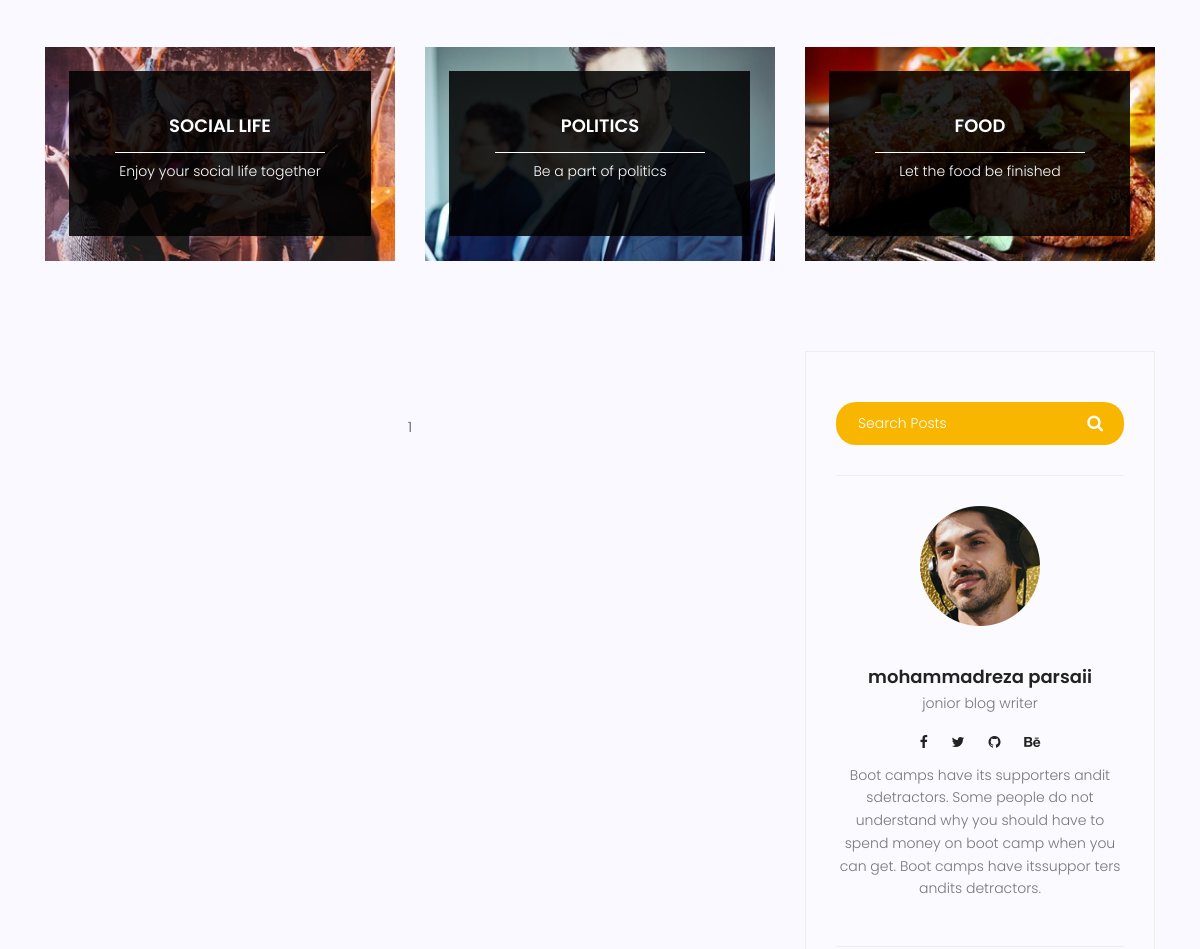
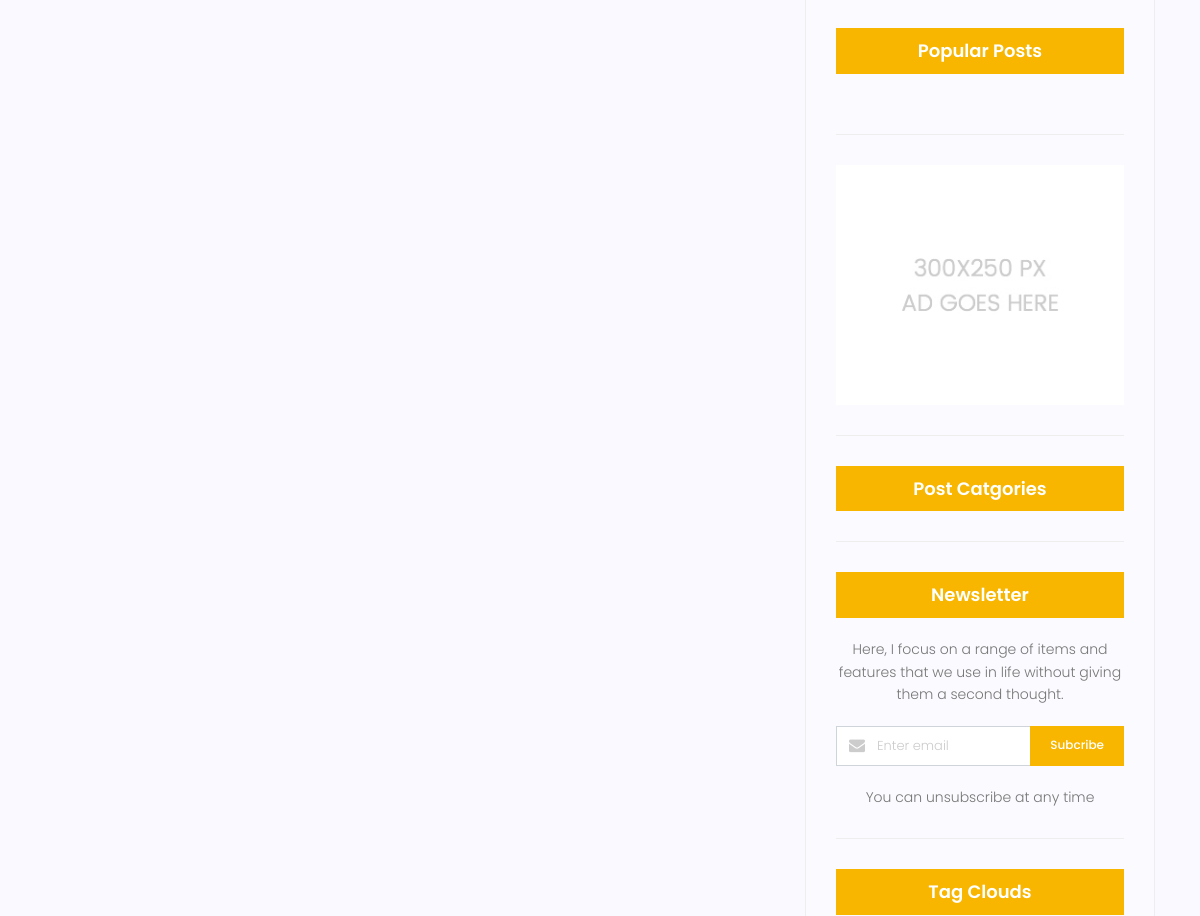
Before: /blog/author/ahmad (middle part) with the older database file (2 pictures, top to bottom).
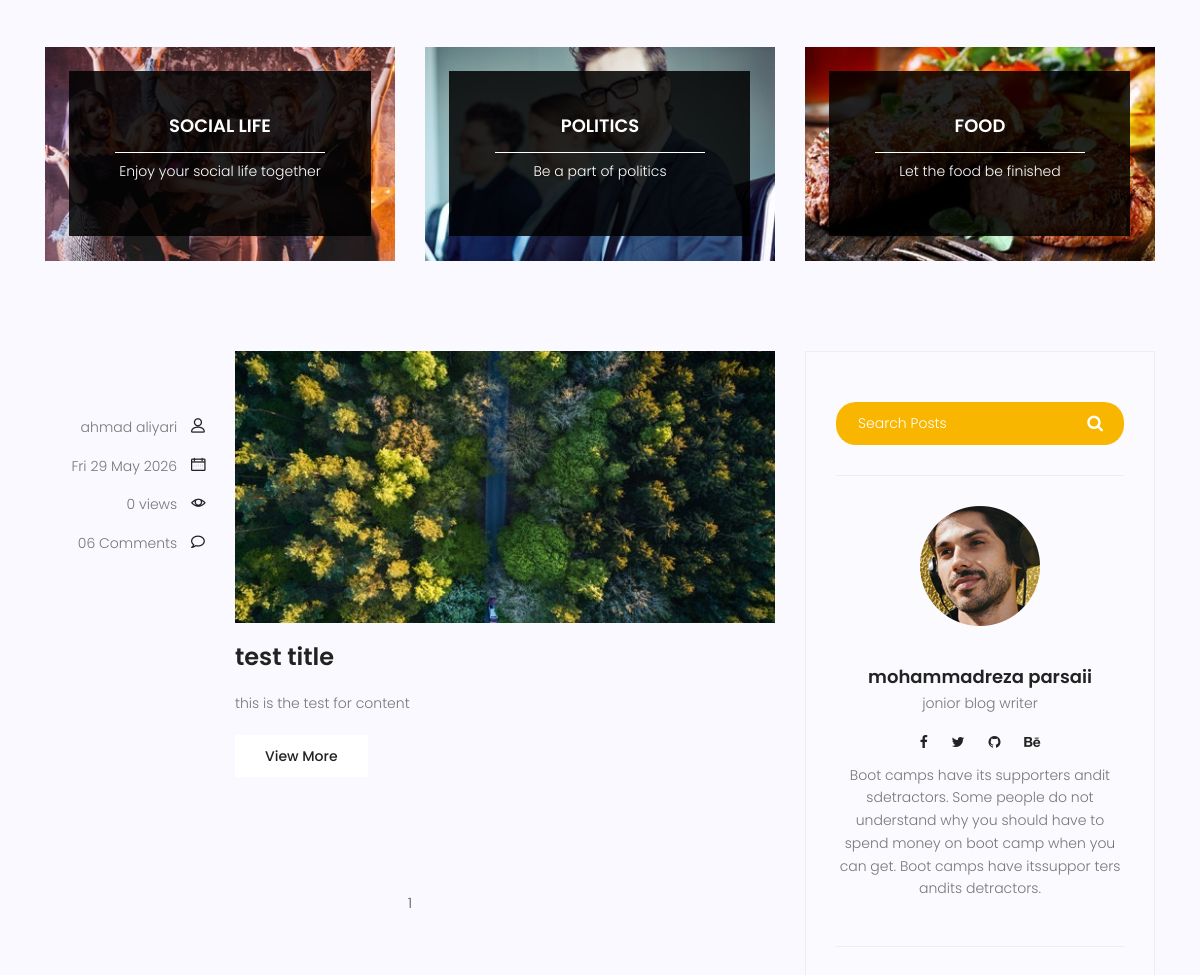
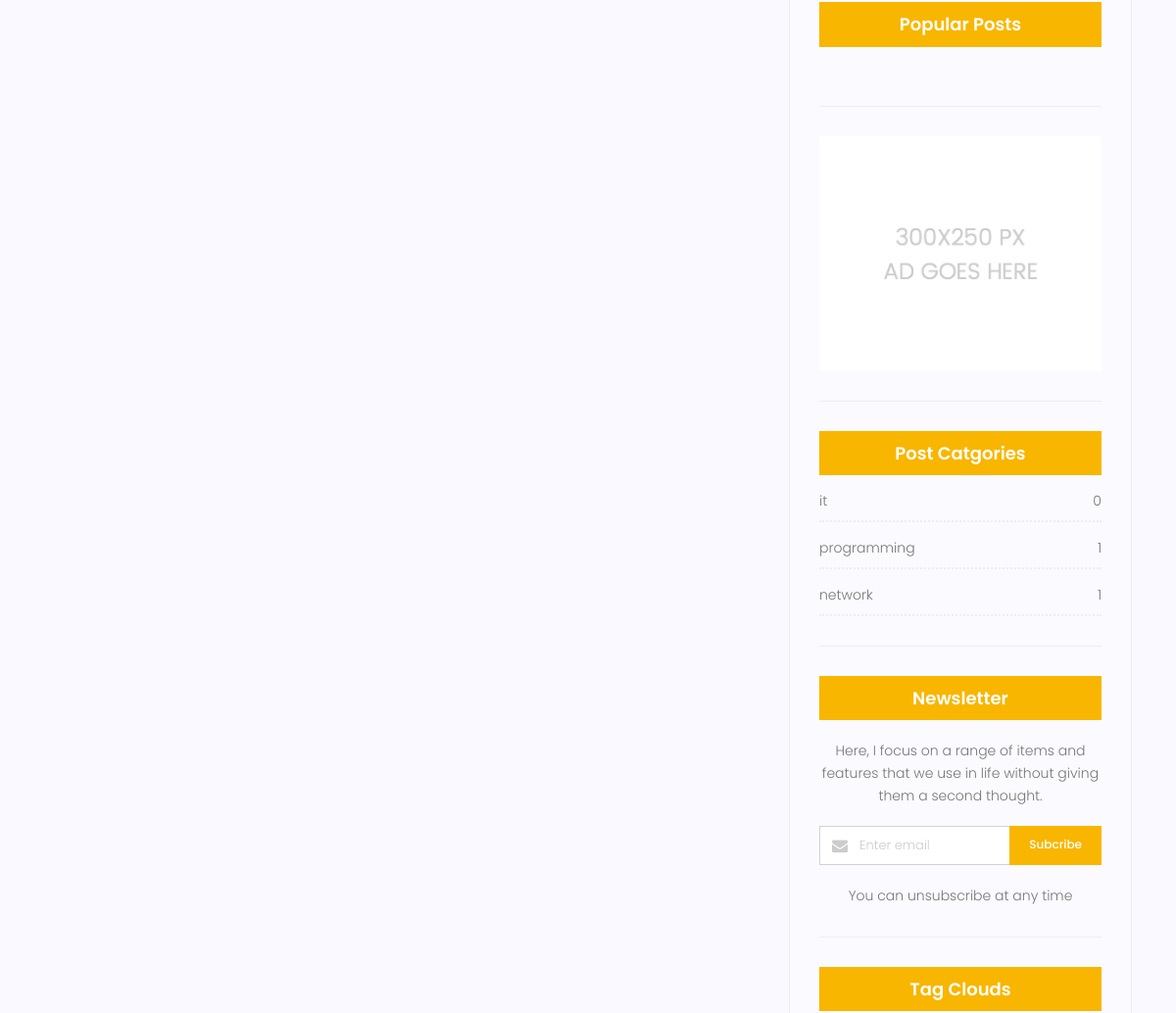
After: the same page with the newer database file (2 pictures, top to bottom).
### blog/models.py (models this page shows, shortened)
class post(models.Model):
    image = models.ImageField(upload_to='blog/',default='blog/default.jpg')
    author = models.ForeignKey(User,on_delete=models.SET_NULL,null=True)
    title = models.CharField(max_length=255)
    content = models.TextField()
    category = models.ManyToManyField(Category)
    counted_views = models.IntegerField(default=0)
    status = models.BooleanField(default=False)
    published_date = models.DateTimeField(null=True)
    created_date = models.DateField(auto_now_add=True)
    updated_date = models.DateField(auto_now=True)
    class Meta:
        ordering = ['created_date']

class Category(models.Model):
    name = models.CharField(max_length=50)
    def __str__(self):
        return self.name

### blog/views.py (the view)
# urls.py: path('',blog_view,name = 'home'),
def blog_view(request,cat_name=None,author_username=None):
    posts = post.objects.filter(status=True)
    if cat_name:
        posts: BaseManager[post] = posts.filter(category__name=cat_name)
    if author_username:
        posts: BaseManager[post] = posts.filter(author__username = author_username)
    posts = Paginator(posts,3)
    try:
        page_number = request.GET.get('page')
        posts = posts.get_page(page_number)
    except PageNotAnInteger:
        posts = posts.get_page(1)
    except EmptyPage:
       posts = posts.get_page(posts.num_pages)
    context = {'posts':posts}
    return render(request,'blog/blog-home.html',context)

### blog/templatetags/blog_tags.py (called while the page is built)
@register.inclusion_tag("blog/latest-post.html")
def latestpost():
    posts = post.objects.filter(status=True).order_by('published_date')[:3]

@register.inclusion_tag("blog/post-category.html")
def postcategories():
    posts = post.objects.filter(status=True)
    categories = Category.objects.all()
    cat_dict = {}
    for name in categories:
        cat_dict[name] = posts.filter(category = name).count()
    return {'categories' : cat_dict}

### templates/blog/blog-home.html (shortened to what this page needs)
{% extends 'base.html' %} {% load static %} {% load blog_tags %} {% block content %}
<section class="top-category-widget-area pt-90 pb-90 ">
    <div class="container">
        <div class="row">
            <div class="col-lg-4">
                <div class="single-cat-widget">
                    <div class="content relative">
                        <div class="overlay overlay-bg"></div>
                        <a href="#" target="_blank">
                            <div class="thumb">
                                <img class="content-image img-fluid d-block mx-auto" src="{% static 'img/blog/cat-widget1.jpg'%}" alt="">
                            </div>
                            <div class="content-details">
                                <h4 class="content-title mx-auto text-uppercase">Social life</h4>
                                <span></span>
                                <p>Enjoy your social life together</p>
                            </div>
                        </a>
                    </div>
                </div>
            </div>
            <div class="col-lg-4">
                <div class="single-cat-widget">
                    <div class="content relative">
                        <div class="overlay overlay-bg"></div>
                        <a href="#" target="_blank">
                            <div class="thumb">
                                <img class="content-image img-fluid d-block mx-auto" src="{% static 'img/blog/cat-widget2.jpg'%}" alt="">
                            </div>
                            <div class="content-details">
                                <h4 class="content-title mx-auto text-uppercase">Politics</h4>
                                <span></span>
                                <p>Be a part of politics</p>
                            </div>
                        </a>
                    </div>
                </div>
            </div>
            <div class="col-lg-4">
                <div class="single-cat-widget">
                    <div class="content relative">
                        <div class="overlay overlay-bg"></div>
                        <a href="#" target="_blank">
                            <div class="thumb">
                                <img class="content-image img-fluid d-block mx-auto" src="{% static 'img/blog/cat-widget3.jpg'%}" alt="">
                            </div>
                            <div class="content-details">
                                <h4 class="content-title mx-auto text-uppercase">Food</h4>
                                <span></span>
                                <p>Let the food be finished</p>
                            </div>
                        </a>
                    </div>
                </div>
            </div>
        </div>
    </div>
</section>
<section class="post-content-area">
    <div class="container">
        <div class="row">
            <div class="col-lg-8 posts-list">
                {% for post in posts %}
                <div class="single-post row">
                    <div class="col-lg-3  col-md-3 meta-details">
                        <div class="user-details row">
                            <p class="user-name col-lg-12 col-md-12 col-6"><a href="{% url 'blog:author' author_username=post.author.username %}">{{post.author.get_full_name}}</a> <span class="lnr lnr-user"></span></p>
                            <p class="date col-lg-12 col-md-12 col-6"><a href="#">{{post.published_date | date:"D d M Y"}}</a> <span class="lnr lnr-calendar-full"></span></p>
                            <p class="view col-lg-12 col-md-12 col-6"><a href="#">{{post.counted_views}} views </a> <span class="lnr lnr-eye"></span></p>
                            <p class="comments col-lg-12 col-md-12 col-6"><a href="#">06 Comments</a> <span class="lnr lnr-bubble"></span></p>
                        </div>
                    </div>
                    <div class="col-lg-9 col-md-9 ">
                        <div class="feature-img">
                            <img class="img-fluid" src="{{post.image.url}}" alt="">
                        </div>
                        <a class="posts-title" href="{% url 'blog:single' pid=post.id %}">
                            <h3>{{post.title}}</h3>
                        </a>
                        <p class="excert">
                            {{post.content|truncatewords:100}}
                        </p>
                        <a href="/blog/{{post.id}}" class="primary-btn">View More</a>
                    </div>
                </div>
                {% endfor %}
                <nav class="blog-pagination justify-content-center d-flex">
                    <ul class="pagination">
                        {% for i in posts.paginator.page_range %}
                        {% if posts.number == i %}
                            <li class="page-item"><a href="?page={{i}}" class="page-link">{{i}}</a></li>
                                {% else %}
                                <li class="page-item"><a href="?page={{i}}" class="page-link">{{i}}</a></li>
                        {% endif %}
                        {% endfor %}
                    </ul>
                </nav>
            </div>
            <div class="col-lg-4 sidebar-widgets">
                <div class="widget-wrap">
                    {% include 'blog/blog-search.html' %}
                    {% include 'blog/blog-writer.html' %}
                    {% latestpost %}
                    {% include 'blog/blog-ads.html' %}
                    {% postcategories %}
                    {% include 'blog/blog-newsletter.html' %}
                    {% include 'blog/blog-tag-clouds.html' %}
                </div>
            </div>
        </div>
    </div>
</section>
{% endblock content %}

### templates/base.html (shortened to what this page needs)
{% load static %}
<!DOCTYPE html>
<html lang="zxx" class="no-js">
<head>
    <link rel="stylesheet" href="{% static 'css/linearicons.css' %}">
    <link rel="stylesheet" href="{% static 'css/font-awesome.min.css' %}">
    <link rel="stylesheet" href="{% static 'css/bootstrap.css' %}">
    <link rel="stylesheet" href="{% static 'css/magnific-popup.css' %}">
    <link rel="stylesheet" href="{% static 'css/jquery-ui.css' %}">
    <link rel="stylesheet" href="{% static 'css/nice-select.css' %}">
    <link rel="stylesheet" href="{% static 'css/animate.min.css' %}">
    <link rel="stylesheet" href="{% static 'css/owl.carousel.css' %}">
    <link rel="stylesheet" href="{% static 'css/main.css' %}">
</head>
<body>
    {% block content %} {% endblock content %}
</body>
</html>

### templates/blog/blog-search.html
{% load static %}
<div class="single-sidebar-widget search-widget">
                        <form class="search-form" action="{% url 'blog:search' %}" method="get">
                            <input placeholder="Search Posts" name="s" type="text" onfocus="this.placeholder = ''" onblur="this.placeholder = 'Search Posts'">
                            <button type="submit"><i class="fa fa-search"></i></button>
                        </form>
                    </div>

### templates/blog/blog-writer.html
{% load static %}
<div class="single-sidebar-widget user-info-widget">
    <img src="{% static 'img/blog/user-info.png'%}" alt="">
    <a href="#">
        <h4>mohammadreza parsaii</h4>
    </a>
    <p>
        jonior blog writer
    </p>
    <ul class="social-links">
        <li><a href="#"><i class="fa fa-facebook"></i></a></li>
        <li><a href="#"><i class="fa fa-twitter"></i></a></li>
        <li><a href="#"><i class="fa fa-github"></i></a></li>
        <li><a href="#"><i class="fa fa-behance"></i></a></li>
    </ul>
    <p>
        Boot camps have its supporters andit sdetractors. Some people do not understand why you should have to spend money on boot camp when you can get. Boot camps have itssuppor ters andits detractors.
    </p>
</div>

### templates/blog/latest-post.html (shortened to what this page needs)
{% load static %}
<div class="single-sidebar-widget popular-post-widget">
                        <h4 class="popular-title">Popular Posts</h4>
                    </div>

### templates/blog/blog-ads.html
{% load static %}
<div class="single-sidebar-widget ads-widget">
                        <a href="#"><img class="img-fluid" src="{% static 'img/blog/ads-banner.jpg'%}" alt=""></a>
                    </div>

### templates/blog/post-category.html
{% load static %}
<div class="single-sidebar-widget post-category-widget">
                        <h4 class="category-title">Post Catgories</h4>
                        <ul class="cat-list">
                            {% for name, count in categories.items %}
                            <li>
                                <a href="{% url 'blog:category' cat_name=name %}" class="d-flex justify-content-between">
                                    <p>{{name}}</p>
                                    <p>{{count}}</p>
                                </a>
                            </li>
                            {% endfor %}
                        </ul>
                    </div>

### templates/blog/blog-newsletter.html
{% load static %}
<div class="single-sidebar-widget newsletter-widget">
                        <h4 class="newsletter-title">Newsletter</h4>
                        <p>
                            Here, I focus on a range of items and features that we use in life without giving them a second thought.
                        </p>
                        <div class="form-group d-flex flex-row">
                            <div class="col-autos">
                                <div class="input-group">
                                    <div class="input-group-prepend">
                                        <div class="input-group-text"><i class="fa fa-envelope" aria-hidden="true"></i>
                                        </div>
                                    </div>
                                    <input type="text" class="form-control" id="inlineFormInputGroup" placeholder="Enter email" onfocus="this.placeholder = ''" onblur="this.placeholder = 'Enter email'">
                                </div>
                            </div>
                            <a href="#" class="bbtns">Subcribe</a>
                        </div>
                        <p class="text-bottom">
                            You can unsubscribe at any time
                        </p>
                    </div>

### templates/blog/blog-tag-clouds.html (shortened to what this page needs)
{% load static %}
<div class="single-sidebar-widget tag-cloud-widget">
                        <h4 class="tagcloud-title">Tag Clouds</h4>
                    </div>

Changed rows visible on the page:
now on this page (row edited): post: author.get_full_name "ahmad aliyari", published_date "Fri 29 May 2026", counted_views "0", image (placeholder picture), title "test title", content "this is the test for content"
added Category: name "it", count "0"
added Category: name "programming", count "1"
added Category: name "network", count "1"
